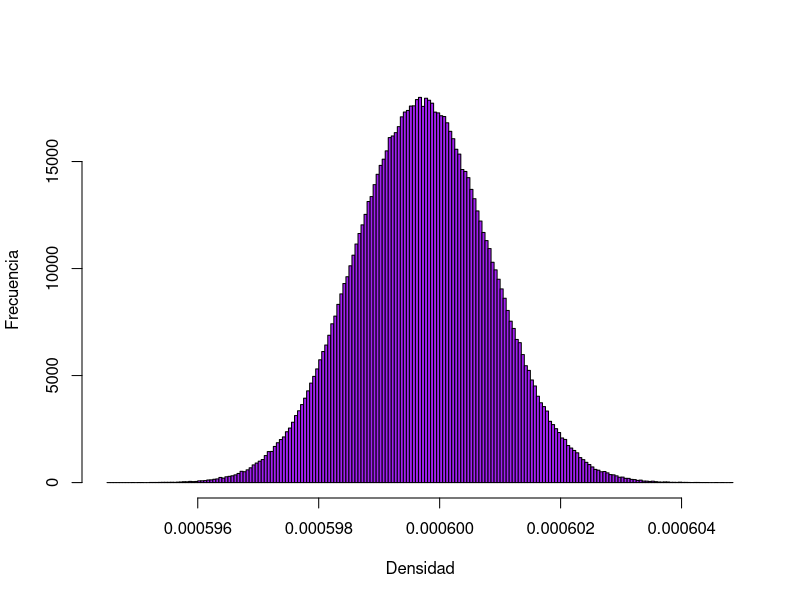

Reproduce this figure in R.
#Autora: Valeria Bonilla Rojas(2018254434)

# Se define el número de iteraciones a realizar
Numerodeiteraciones <- 1000000 


# Se definen las variables involucradas en el cálculo 
# de la densidad a partir de los valores promedio de 
# cada medición respectiva

Masa = 543.096

Diametro = 120.0360

Gamma = 40*10^(-6)


# Se definen las incertidumbres relacionadas con las variables corresponientes

#Para la masa
res_m <- runif(Numerodeiteraciones, -0.01/2,0.01/2) #resolución

rep_m <- rnorm(Numerodeiteraciones, 0,0.021908902) #repetibilidad

cert_m <- rnorm(Numerodeiteraciones, 0,0.01) #certificado 

#Para el diámetro
res_d <- runif(Numerodeiteraciones, -0.01/2,0.01/2) #resolución

rep_d <- rnorm(Numerodeiteraciones, 0,0.070922493) #repetibilidad

cert_d <- runif(Numerodeiteraciones, -0.04,0.04) #certificado

temp_d <- runif(Numerodeiteraciones, -1,1) #cambio de temperatura


# Se definen los valores de masa y diámetro corregidos

Masa_corregida <- Masa + res_m + rep_m + cert_m 

Diametro_corregido <- Diametro + res_d + rep_d + cert_d + Gamma*(1-temp_d)



# Se define el cálculo de densidad 

Densidad <-((6*Masa_corregida)/(pi*(Diametro_corregido)^3)) 



#Resultado de la incertidumbre que otorga la masa


mean(Densidad)
sd(Densidad) 


hist(Densidad, main= "",ylab= 'Frecuencia', col = 'purple', breaks=200, xlab = 'Densidad')